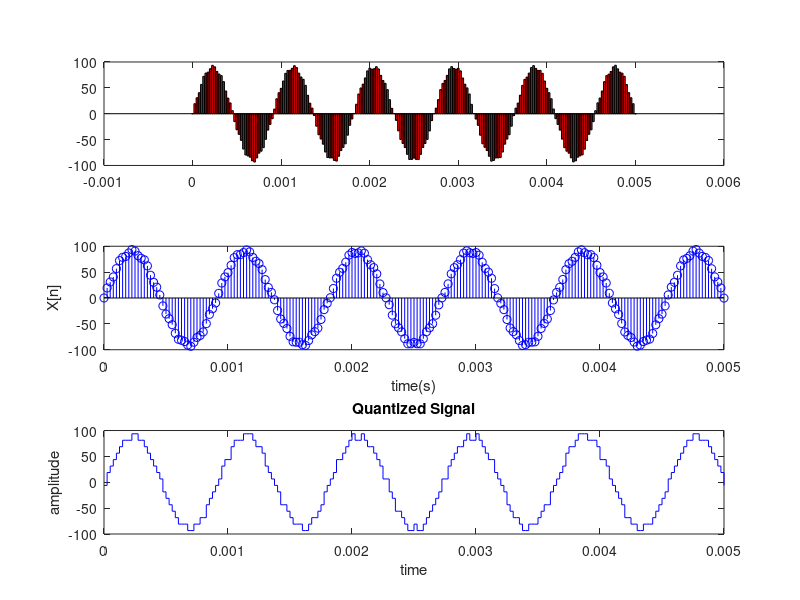

Write MATLAB code to recreate this figure.
close all;
clc;
fs =40e3; 
t= 0:1/fs:0.005;
V1 = 90;
V2=4;
FH=11;
BG=97;
AH=11;
S=AH*0.01;
powfund = V2^2/2;
varnoise = S^2;
x=V1*sin(2*pi*(FH*100)*t)+ V2*sin(2*pi*(BG*100)*t)+S*randn(size(t));
m=4;
L=(2^m)-1;
delta= (max(x)-min(x))/L;
xq= min(x)+(round((x-min(x))/delta)).*delta
subplot(3,1,1)
bar(t,x,'r');
subplot(3,1,2);
stem(t,x,'b');
xlabel('time(s)')
ylabel('X[n]')
subplot(3,1,3);
stairs(t,xq,'b');
title('Quantized Signal');
xlabel('time');
ylabel('amplitude');
codes = dec2bin ((round((x-min(x))/delta)),m)